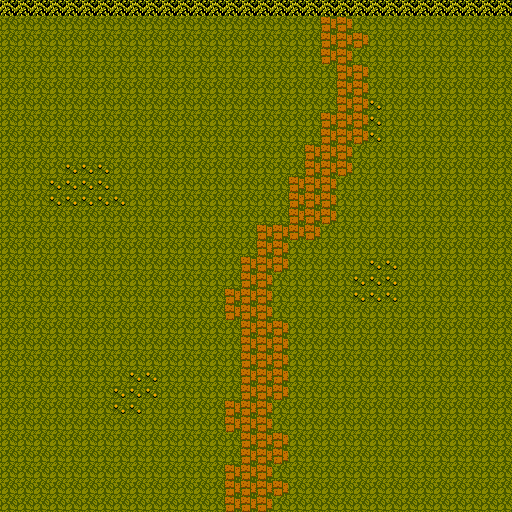

This is a level from a 2D game, rendered from its Tiled map with the project's own tilesets. A one-line summary and the complete map file follow:
An orthogonal 32x32 tile map with 16x16 px tiles, 2 tile layers (Tile Layer 1, Tile Layer 2).

<map version="1.4" tiledversion="1.4.3" orientation="orthogonal" renderorder="right-down" width="32" height="32" tilewidth="16" tileheight="16" infinite="0" nextlayerid="4" nextobjectid="1">
 <tileset firstgid="1" source="world.tsx" />
 <layer id="1" name="Tile Layer 1" width="32" height="32" locked="1">
  <data encoding="csv">
15,15,15,15,15,15,15,15,15,15,15,15,15,15,15,15,15,15,15,15,15,15,15,15,15,15,15,15,15,15,15,15,
15,15,15,15,15,15,15,15,15,15,15,15,15,15,15,15,15,15,15,15,70,70,15,15,15,15,15,15,15,15,15,15,
15,15,15,15,15,15,15,15,15,15,15,15,15,15,15,15,15,15,15,15,70,70,70,15,15,15,15,15,15,15,15,15,
15,15,15,15,15,15,15,15,15,15,15,15,15,15,15,15,15,15,15,15,70,70,15,15,15,15,15,15,15,15,15,15,
15,15,15,15,15,15,15,15,15,15,15,15,15,15,15,15,15,15,15,15,15,70,70,15,15,15,15,15,15,15,15,15,
15,15,15,15,15,15,15,15,15,15,15,15,15,15,15,15,15,15,15,15,15,70,70,15,15,15,15,15,15,15,15,15,
15,15,15,15,15,15,15,15,15,15,15,15,15,15,15,15,15,15,15,15,15,70,70,17,15,15,15,15,15,15,15,15,
15,15,15,15,15,15,15,15,15,15,15,15,15,15,15,15,15,15,15,15,70,70,70,17,15,15,15,15,15,15,15,15,
15,15,15,15,15,15,15,15,15,15,15,15,15,15,15,15,15,15,15,15,70,70,70,17,15,15,15,15,15,15,15,15,
15,15,15,15,15,15,15,15,15,15,15,15,15,15,15,15,15,15,15,70,70,70,15,15,15,15,15,15,15,15,15,15,
15,15,15,15,17,17,17,15,15,15,15,15,15,15,15,15,15,15,15,70,70,70,15,15,15,15,15,15,15,15,15,15,
15,15,15,17,17,17,17,15,15,15,15,15,15,15,15,15,15,15,70,70,70,15,15,15,15,15,15,15,15,15,15,15,
15,15,15,17,17,17,17,17,15,15,15,15,15,15,15,15,15,15,70,70,70,15,15,15,15,15,15,15,15,15,15,15,
15,15,15,15,15,15,15,15,15,15,15,15,15,15,15,15,15,15,70,70,70,15,15,15,15,15,15,15,15,15,15,15,
15,15,15,15,15,15,15,15,15,15,15,15,15,15,15,15,70,70,70,70,15,15,15,15,15,15,15,15,15,15,15,15,
15,15,15,15,15,15,15,15,15,15,15,15,15,15,15,15,70,70,15,15,15,15,15,15,15,15,15,15,15,15,15,15,
15,15,15,15,15,15,15,15,15,15,15,15,15,15,15,70,70,70,15,15,15,15,15,17,17,15,15,15,15,15,15,15,
15,15,15,15,15,15,15,15,15,15,15,15,15,15,15,70,70,15,15,15,15,15,17,17,17,15,15,15,15,15,15,15,
15,15,15,15,15,15,15,15,15,15,15,15,15,15,70,70,70,15,15,15,15,15,17,17,17,15,15,15,15,15,15,15,
15,15,15,15,15,15,15,15,15,15,15,15,15,15,70,70,70,15,15,15,15,15,15,15,15,15,15,15,15,15,15,15,
15,15,15,15,15,15,15,15,15,15,15,15,15,15,15,70,70,70,15,15,15,15,15,15,15,15,15,15,15,15,15,15,
15,15,15,15,15,15,15,15,15,15,15,15,15,15,15,70,70,70,15,15,15,15,15,15,15,15,15,15,15,15,15,15,
15,15,15,15,15,15,15,15,15,15,15,15,15,15,15,70,70,70,15,15,15,15,15,15,15,15,15,15,15,15,15,15,
15,15,15,15,15,15,15,15,17,17,15,15,15,15,15,70,70,70,15,15,15,15,15,15,15,15,15,15,15,15,15,15,
15,15,15,15,15,15,15,17,17,17,15,15,15,15,15,70,70,70,15,15,15,15,15,15,15,15,15,15,15,15,15,15,
15,15,15,15,15,15,15,17,17,15,15,15,15,15,70,70,70,15,15,15,15,15,15,15,15,15,15,15,15,15,15,15,
15,15,15,15,15,15,15,15,15,15,15,15,15,15,70,70,70,15,15,15,15,15,15,15,15,15,15,15,15,15,15,15,
15,15,15,15,15,15,15,15,15,15,15,15,15,15,15,70,70,70,15,15,15,15,15,15,15,15,15,15,15,15,15,15,
15,15,15,15,15,15,15,15,15,15,15,15,15,15,15,70,70,70,15,15,15,15,15,15,15,15,15,15,15,15,15,15,
15,15,15,15,15,15,15,15,15,15,15,15,15,15,70,70,70,15,15,15,15,15,15,15,15,15,15,15,15,15,15,15,
15,15,15,15,15,15,15,15,15,15,15,15,15,15,70,70,70,70,15,15,15,15,15,15,15,15,15,15,15,15,15,15,
15,15,15,15,15,15,15,15,15,15,15,15,15,15,70,70,70,15,15,15,15,15,15,15,15,15,15,15,15,15,15,15
</data>
 </layer>
 <layer id="3" name="Tile Layer 2" width="32" height="32">
  <data encoding="csv">
73,73,73,73,73,73,73,73,73,73,73,73,73,73,73,73,73,73,73,73,73,73,73,73,73,73,73,73,73,73,73,73,
0,0,0,0,0,0,0,0,0,0,0,0,0,0,0,0,0,0,0,0,0,0,0,0,0,0,0,0,0,0,0,0,
0,0,0,0,0,0,0,0,0,0,0,0,0,0,0,0,0,0,0,0,0,0,0,0,0,0,0,0,0,0,0,0,
0,0,0,0,0,0,0,0,0,0,0,0,0,0,0,0,0,0,0,0,0,0,0,0,0,0,0,0,0,0,0,0,
0,0,0,0,0,0,0,0,0,0,0,0,0,0,0,0,0,0,0,0,0,0,0,0,0,0,0,0,0,0,0,0,
0,0,0,0,0,0,0,0,0,0,0,0,0,0,0,0,0,0,0,0,0,0,0,0,0,0,0,0,0,0,0,0,
0,0,0,0,0,0,0,0,0,0,0,0,0,0,0,0,0,0,0,0,0,0,0,0,0,0,0,0,0,0,0,0,
0,0,0,0,0,0,0,0,0,0,0,0,0,0,0,0,0,0,0,0,0,0,0,0,0,0,0,0,0,0,0,0,
0,0,0,0,0,0,0,0,0,0,0,0,0,0,0,0,0,0,0,0,0,0,0,0,0,0,0,0,0,0,0,0,
0,0,0,0,0,0,0,0,0,0,0,0,0,0,0,0,0,0,0,0,0,0,0,0,0,0,0,0,0,0,0,0,
0,0,0,0,0,0,0,0,0,0,0,0,0,0,0,0,0,0,0,0,0,0,0,0,0,0,0,0,0,0,0,0,
0,0,0,0,0,0,0,0,0,0,0,0,0,0,0,0,0,0,0,0,0,0,0,0,0,0,0,0,0,0,0,0,
0,0,0,0,0,0,0,0,0,0,0,0,0,0,0,0,0,0,0,0,0,0,0,0,0,0,0,0,0,0,0,0,
0,0,0,0,0,0,0,0,0,0,0,0,0,0,0,0,0,0,0,0,0,0,0,0,0,0,0,0,0,0,0,0,
0,0,0,0,0,0,0,0,0,0,0,0,0,0,0,0,0,0,0,0,0,0,0,0,0,0,0,0,0,0,0,0,
0,0,0,0,0,0,0,0,0,0,0,0,0,0,0,0,0,0,0,0,0,0,0,0,0,0,0,0,0,0,0,0,
0,0,0,0,0,0,0,0,0,0,0,0,0,0,0,0,0,0,0,0,0,0,0,0,0,0,0,0,0,0,0,0,
0,0,0,0,0,0,0,0,0,0,0,0,0,0,0,0,0,0,0,0,0,0,0,0,0,0,0,0,0,0,0,0,
0,0,0,0,0,0,0,0,0,0,0,0,0,0,0,0,0,0,0,0,0,0,0,0,0,0,0,0,0,0,0,0,
0,0,0,0,0,0,0,0,0,0,0,0,0,0,0,0,0,0,0,0,0,0,0,0,0,0,0,0,0,0,0,0,
0,0,0,0,0,0,0,0,0,0,0,0,0,0,0,0,0,0,0,0,0,0,0,0,0,0,0,0,0,0,0,0,
0,0,0,0,0,0,0,0,0,0,0,0,0,0,0,0,0,0,0,0,0,0,0,0,0,0,0,0,0,0,0,0,
0,0,0,0,0,0,0,0,0,0,0,0,0,0,0,0,0,0,0,0,0,0,0,0,0,0,0,0,0,0,0,0,
0,0,0,0,0,0,0,0,0,0,0,0,0,0,0,0,0,0,0,0,0,0,0,0,0,0,0,0,0,0,0,0,
0,0,0,0,0,0,0,0,0,0,0,0,0,0,0,0,0,0,0,0,0,0,0,0,0,0,0,0,0,0,0,0,
0,0,0,0,0,0,0,0,0,0,0,0,0,0,0,0,0,0,0,0,0,0,0,0,0,0,0,0,0,0,0,0,
0,0,0,0,0,0,0,0,0,0,0,0,0,0,0,0,0,0,0,0,0,0,0,0,0,0,0,0,0,0,0,0,
0,0,0,0,0,0,0,0,0,0,0,0,0,0,0,0,0,0,0,0,0,0,0,0,0,0,0,0,0,0,0,0,
0,0,0,0,0,0,0,0,0,0,0,0,0,0,0,0,0,0,0,0,0,0,0,0,0,0,0,0,0,0,0,0,
0,0,0,0,0,0,0,0,0,0,0,0,0,0,0,0,0,0,0,0,0,0,0,0,0,0,0,0,0,0,0,0,
0,0,0,0,0,0,0,0,0,0,0,0,0,0,0,0,0,0,0,0,0,0,0,0,0,0,0,0,0,0,0,0,
0,0,0,0,0,0,0,0,0,0,0,0,0,0,0,0,0,0,0,0,0,0,0,0,0,0,0,0,0,0,0,0
</data>
 </layer>
</map>
